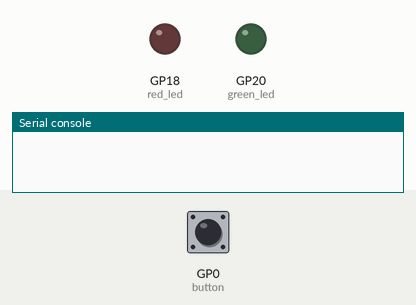
Recording of a program running on a simulated Raspberry Pi Pico running MicroPython. On the bench: output pins drawn as LEDs (lit = HIGH), the last lines printed to the serial console. Inputs (shaded band) come from the test bench; at power-on: GP0 (button) LOW.

Above: at 1.2 s.
1.3 s: GP0 (button) pulled HIGH for 0.15 s
At 2.6 s:
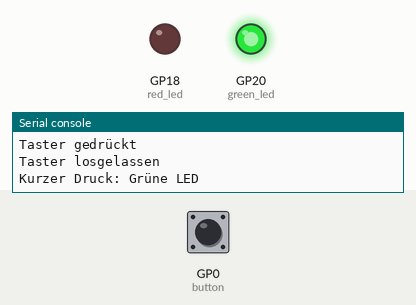
2.9 s: GP0 (button) pulled HIGH for 1 s
At 5.0 s:
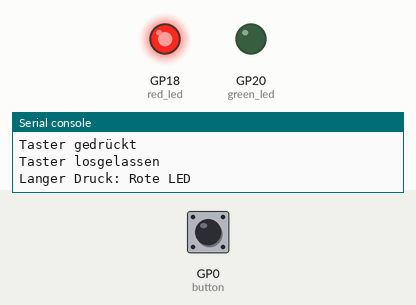
Timing chart, 0 to 6.5 s (numbered marks = the images above; inputs shaded):
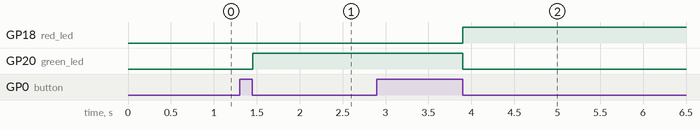

The program:

20241102_Taster_kurz_lang_EntP_V01.py
```python
from machine import Pin
import time

# Initialisiere die LEDs und den Taster mit den neuen GPIO-Pins
green_led = Pin(20, Pin.OUT, value=0)  # Grüne LED ist initial aus
red_led = Pin(18, Pin.OUT, value=0)    # Rote LED ist initial aus
button = Pin(0, Pin.IN, Pin.PULL_DOWN)  # Verwende Pin 0 für den Taster

# Variablen zum Speichern der Zeit
press_time = 0
release_time = 0

# Variable für die Entprellung
last_press = 0  # Zeitpunkt des letzten Tastendrucks
debounce_time = 100  # 100 ms Entprellzeit

def button_isr(pin):
    global press_time, release_time, last_press

    # Verhindern, dass Prellen als Tastendruck erkannt wird
    current_time = time.ticks_ms()
    if time.ticks_diff(current_time, last_press) < debounce_time:
        return

    last_press = current_time  # Aktualisiere den Zeitpunkt des letzten Tastendrucks

    if button.value() == 1:  # Taster wurde gedrückt
        press_time = current_time
        print("Taster gedrückt")
    else:  # Taster wurde losgelassen
        release_time = current_time
        print("Taster losgelassen")

        # Berechne die Dauer des Tastendrucks
        press_duration = time.ticks_diff(release_time, press_time)

        # Schwellenwert für kurzen oder langen Tastendruck (z.B. 1000 ms)
        if press_duration < 1000:
            # Kurzer Druck, grüne LED leuchtet
            green_led.on()
            red_led.off()
            print("Kurzer Druck: Grüne LED")
        else:
            # Langer Druck, rote LED leuchtet
            red_led.on()
            green_led.off()
            print("Langer Druck: Rote LED")

# Verwende nur den FALLING-Interrupt und überprüfe den Pin-Zustand in der ISR
button.irq(trigger=Pin.IRQ_FALLING | Pin.IRQ_RISING, handler=button_isr)

# Hauptschleife (kann leer bleiben)
while True:
    time.sleep(0.1)
```

Measured:
- after the input at 1.3 s, GP20 (green_led): LOW → HIGH after 0.15 s
- after the input at 2.9 s, GP18 (red_led): LOW → HIGH after 1.0 s; GP20 (green_led): HIGH → LOW after 1.0 s
